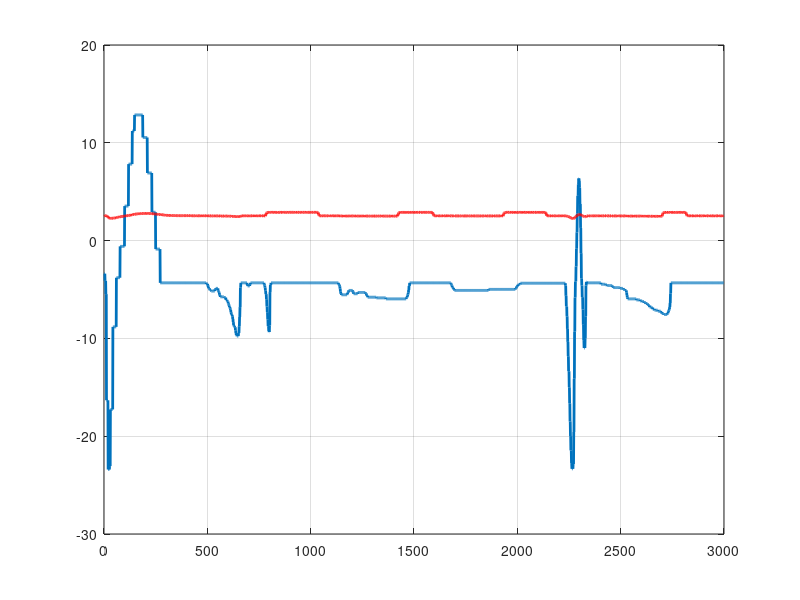
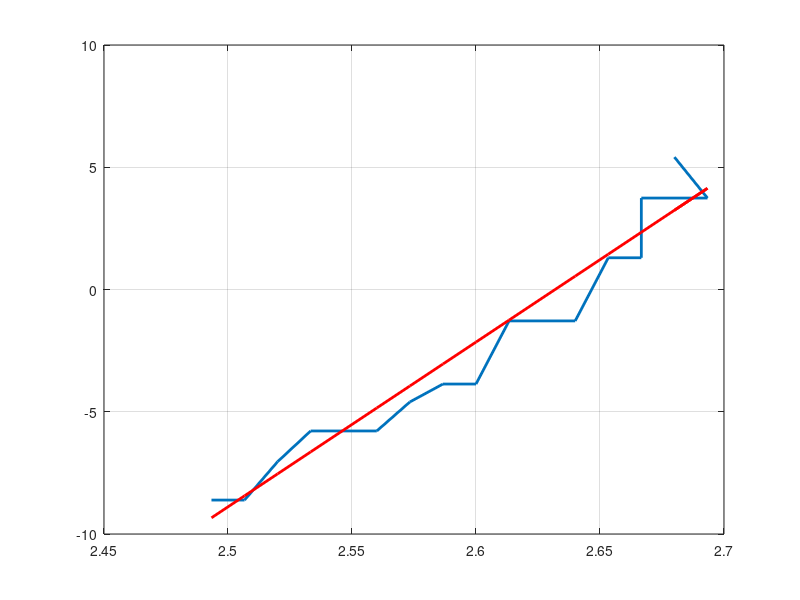
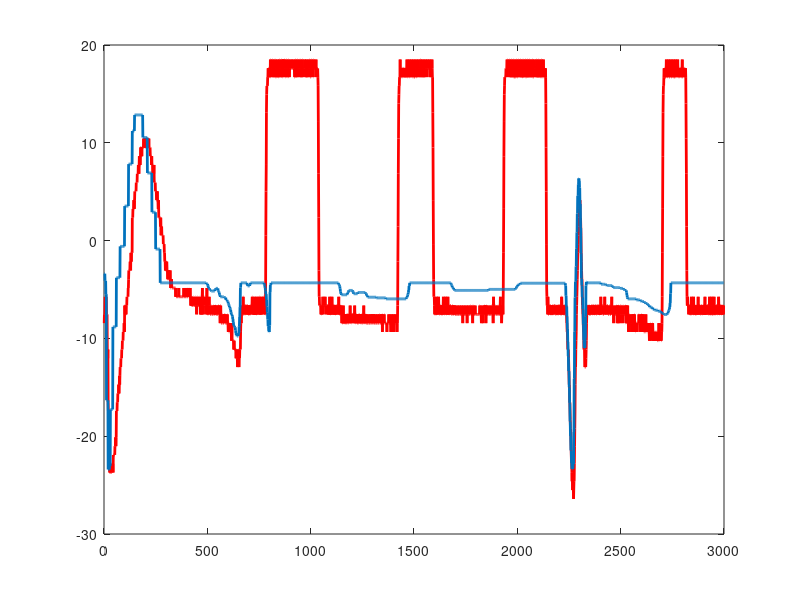

These charts were generated, in order, by the following MATLAB code:
clear all
close all
clc

load Data.mat

for i=1:length(Actuator.Elev)
    if(Actuator.Elev(i)==0)
        Ecomm(i)=0;
    else
        Ecomm(i)=((Actuator.Elev(i)/10000000.0)-0.0014727)/0.000016529;
    end
    
    Elevatorms(i)=(Flight_Data.Elevator(i)*0.00057675+0.91439)*0.001;
    Elevatordeg(i)=(Elevatorms(i)-0.001472)/0.000016529;
end
    

plot(Elevatordeg,'LineWidth',2)
hold on
grid on
plot(Flight_Data.ADC1,'r','LineWidth',2)

a=2302;
b=2320;

figure()
plot(Flight_Data.ADC1(a:b),Elevatordeg(a:b),'LineWidth',2)
hold on

p=polyfit(Flight_Data.ADC1(a:b),Elevatordeg(a:b),1)

yfit=polyval(p,Flight_Data.ADC1(a:b));

plot(Flight_Data.ADC1(a:b),yfit,'r','LineWidth',2)
grid on

figure()
plot(polyval(p,Flight_Data.ADC1),'r','LineWidth',2)
hold on
plot(Elevatordeg,'LineWidth',2)

save('LiearFit','p','a','b');



